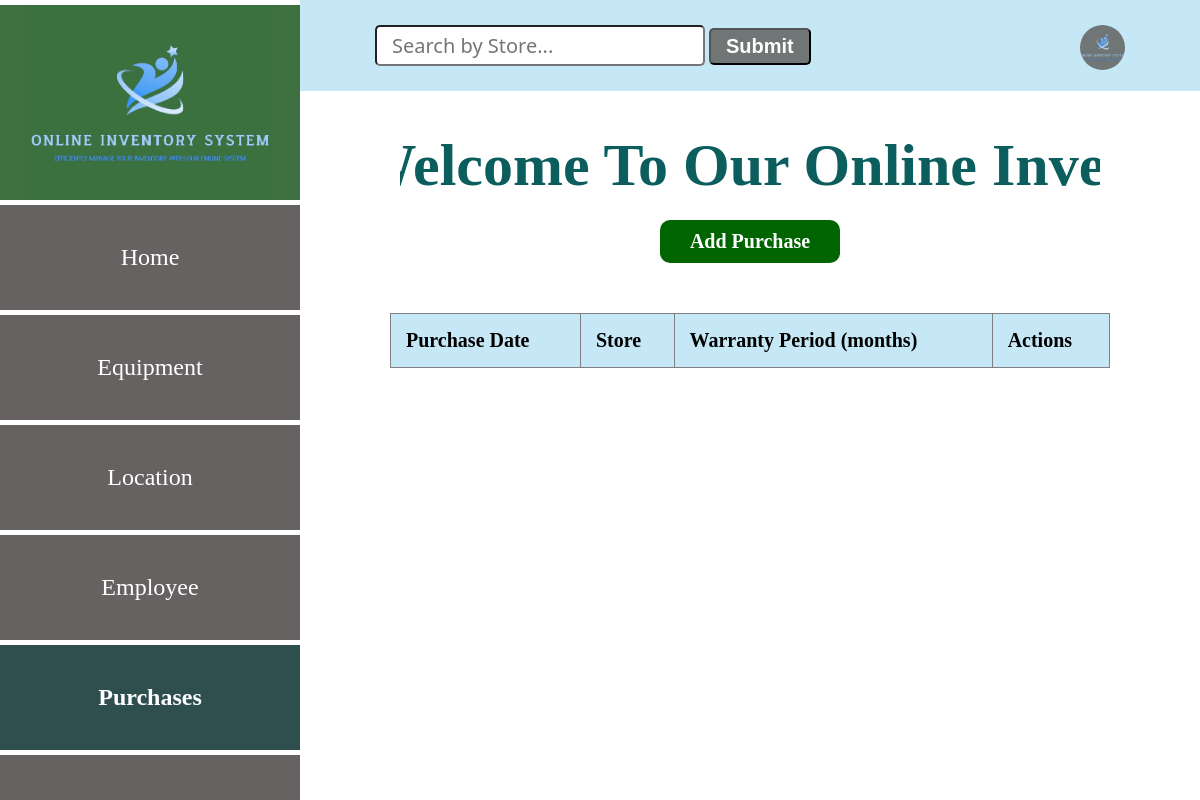
Before: /purchase with the older database file.
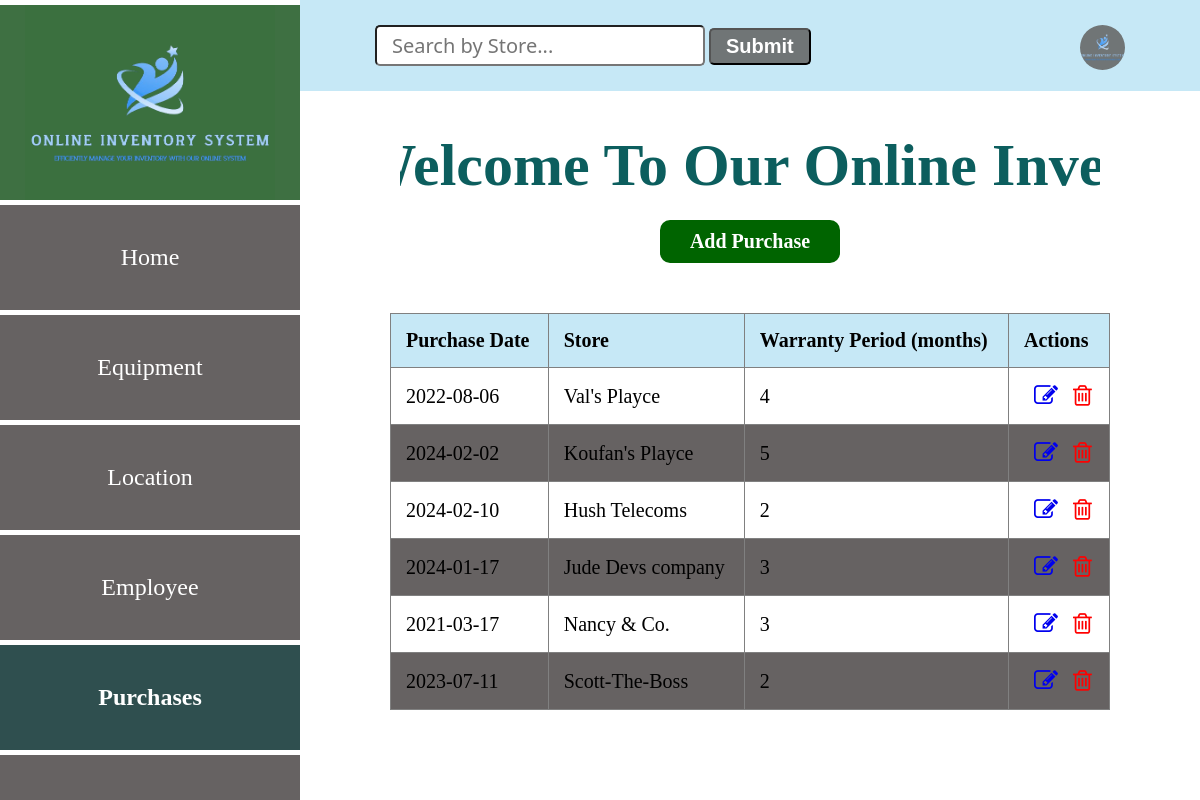
After: the same page with the newer database file.
### app.py (models this page shows, shortened)
class Purchase(db.Model):
    __tablename__ = "purchases"
    id=db.Column(db.Integer, primary_key=True)
    date=db.Column(db.String(10))
    store=db.Column(db.String(10))
    warranty_period=db.Column(db.Integer)
    equipment_rel=db.relationship('Equipment', backref='equipment_purchase')

### app.py (the view)
@app.route('/purchase')
def purchase():
    purchases = Purchase.query.all()
    return render_template('purchaseList.html', purchases=purchases)

### app.py (called while the page is built)
@app.before_request
def create_table():
    db.create_all()

### templates/purchaseList.html (shortened to what this page needs)
<!DOCTYPE html>
<html lang="en">
<head>
    <link
    rel="stylesheet"
    href="{{ url_for('static', filename='main.css') }}"
    />
    <link rel="stylesheet" href="https://cdnjs.cloudflare.com/ajax/libs/font-awesome/4.7.0/css/font-awesome.min.css">
</head>
<body>
    <div class="header">
        <input type="search" id="query" name="search" placeholder="Search by Store...">
        <button id="search-button">Submit</button>
        <a href="#"><img src="{{ url_for('static', filename='logo.png') }}" alt=""></a>
    </div>
    <section class="sidebar">
        <div class="logo">
            <img src="{{ url_for('static', filename='logo.png') }}" alt="logo">
        </div>
        <div class="content">
            <a href="/entry_point" class="home">Home</a>
            <a href="/equipment" class="home">Equipment</a>
            <a href="/location" class="home">Location</a>
            <a href="/employee" class="home">Employee</a>
            <a href="/purchase" class="home active">Purchases</a>
            <a href="/login" class="home">Logout</a>
        </div>
    </section>
    <div class="marquee-container">
      <h1 class="marquee">Welcome To Our Online Inventory System</h1>
    </div>
    <div class="purchase-form">
        <a href="/add-purchase" class="btn1">Add Purchase</a>
        <table border="1">
            <thead>
                <tr>
                    <th>Purchase Date</th>
                    <th>Store</th>
                    <th>Warranty Period (months)</th>
                    <th>Actions</th>
                </tr>
            </thead>
            <tbody id="table-results">
                {% for purchase in purchases %}
                    <tr>
                        <td>{{ purchase.date }}</td>
                        <td>{{ purchase.store }}</td>
                        <td>{{ purchase.warranty_period }}</td>
                        <td class="action">
                            <a href="/edit_purchase{{ purchase.id }}"><i class="fa fa-edit" style="font-size:24px"></i></a>
                            <a href="/delete_purchase{{ purchase.id }}"><i class="fa fa-trash-o" style="font-size:24px"></i></a>
                        </td>
                    </tr>
                {% endfor %}
            </tbody>
        </table>
    </div>
</body>
</html>

Changed rows visible on the page:
added Purchase: date "2022-08-06", store "Val's Playce", warranty_period "4"
added Purchase: date "2024-02-02", store "Koufan's Playce", warranty_period "5"
added Purchase: date "2024-02-10", store "Hush Telecoms", warranty_period "2"
added Purchase: date "2024-01-17", store "Jude Devs company", warranty_period "3"
added Purchase: date "2021-03-17", store "Nancy & Co.", warranty_period "3"
added Purchase: date "2023-07-11", store "Scott-The-Boss", warranty_period "2"
